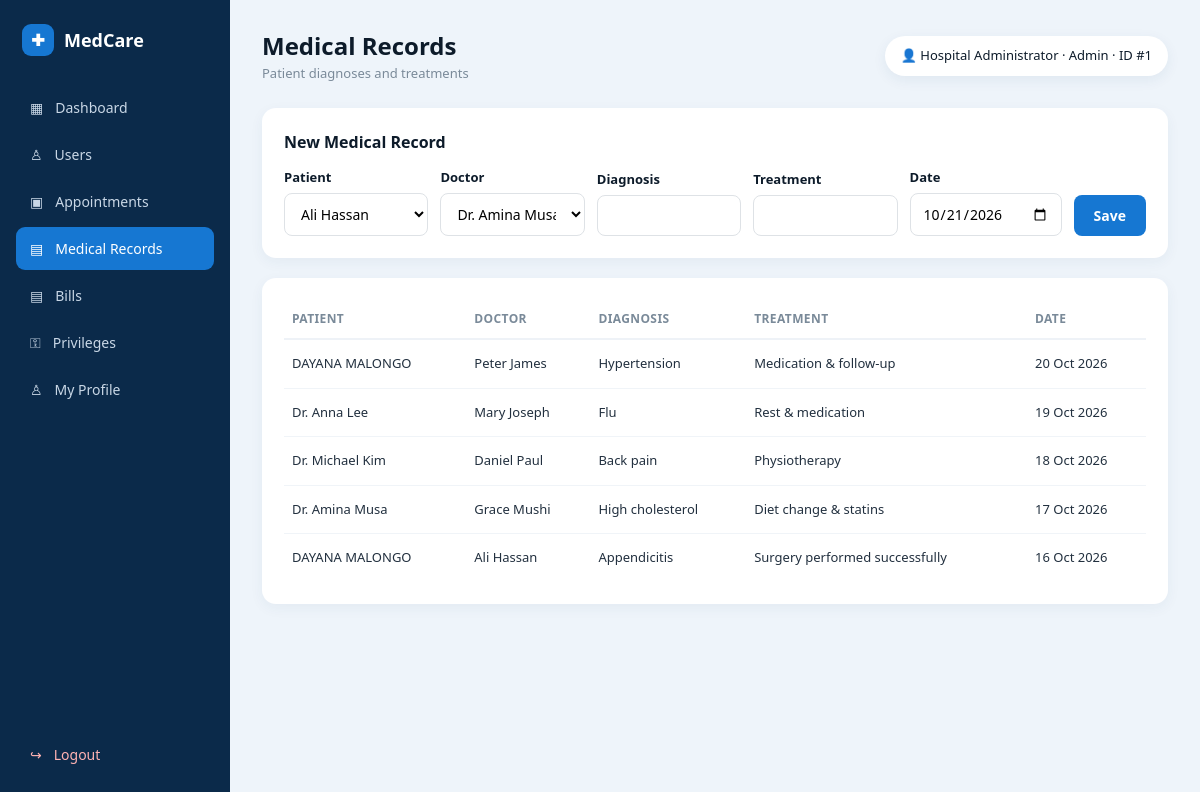
Screenshot of /records.php (signed in) with the database file from the repository.
### tables this page shows
CREATE TABLE `medical_records` (
  `id` int(11) NOT NULL,
  `patient_id` int(11) NOT NULL,
  `doctor_id` int(11) NOT NULL,
  `diagnosis` varchar(255) NOT NULL,
  `treatment` text DEFAULT NULL,
  `record_date` date NOT NULL,
  `created_at` timestamp NOT NULL DEFAULT current_timestamp()
);

CREATE TABLE `users` (
  `id` int(11) NOT NULL,
  `full_name` varchar(150) NOT NULL,
  `email` varchar(150) NOT NULL,
  `phone` varchar(30) NOT NULL,
  `password` varchar(255) NOT NULL,
  `role` enum('ADMIN','DOCTOR','PATIENT') NOT NULL DEFAULT 'PATIENT',
  `specialization` varchar(150) DEFAULT NULL,
  `status` enum('PENDING','APPROVED','REJECTED') NOT NULL DEFAULT 'APPROVED',
  `created_at` timestamp NOT NULL DEFAULT current_timestamp()
);

### db.php (called while the page is built, shortened)
<?php
function e(?string $s): string { return htmlspecialchars((string)$s, ENT_QUOTES, 'UTF-8'); }
function is_logged_in(): bool { return isset($_SESSION['user_id']); }

### access.php (called while the page is built, shortened)
<?php
require_once __DIR__ . '/db.php';
function has_priv(string $perm): bool {
    $role = $_SESSION['role'];
    if ($role === 'ADMIN') return true;
    static $cache = null;
    return !empty($cache[$role][$perm]);
}

### records.php (the view, shortened to what this page needs)
<?php
require __DIR__ . '/db.php';
require __DIR__ . '/layout.php';
$role = $_SESSION['role'];
$uid  = (int)$_SESSION['user_id'];
$name = $_SESSION['user_name'] ?? 'User';
$where = ''; $params = [];
$stmt = $pdo->prepare("SELECT m.*, p.full_name patient, d.full_name doctor
                       FROM medical_records m
                       JOIN users p ON p.id=m.patient_id
                       JOIN users d ON d.id=m.doctor_id
                       $where
                       ORDER BY m.record_date DESC, m.id DESC");
$stmt->execute($params);
$rows = $stmt->fetchAll();
$canCreate = in_array($role, ['ADMIN', 'DOCTOR'], true) && has_priv('records.create');
if ($canCreate) {
    $patients = $pdo->query("SELECT id, full_name FROM users WHERE role='PATIENT' ORDER BY full_name")->fetchAll();
    $doctors  = $pdo->query("SELECT id, full_name FROM users WHERE role='DOCTOR' AND status='APPROVED' ORDER BY full_name")->fetchAll();
}
?>
<!DOCTYPE html><html lang="en"><head>
<link rel="stylesheet" href="style.css">
</head><body><div class="app">
<aside class="sidebar">
  <div class="side-brand"><span class="logo small">✚</span><span>MedCare</span></div>
  <nav><?= nav_html('records') ?></nav>
  <a class="logout" href="logout.php">↪ <span>Logout</span></a>
</aside>
<main class="main">
<header class="topbar">
  <div><h2>Medical Records</h2><p class="muted">Patient diagnoses and treatments</p></div>
  <a class="profile" href="profile.php">👤 <?= e($name) ?> · <?= e(ucfirst(strtolower($role))) ?> · ID #<?= $uid ?></a>
</header>
<?php if ($canCreate): ?>
<div class="panel">
  <h3>New Medical Record</h3>
  <form action="record_save.php" method="POST" class="inline-form"
        style="grid-template-columns:1fr 1fr 1fr 1fr 1fr auto">
    <div><label>Patient</label><select name="patient_id" required>
      <?php foreach ($patients as $p): ?><option value="<?= (int)$p['id'] ?>"><?= e($p['full_name']) ?></option><?php endforeach; ?>
    </select></div>
    <div><label>Doctor</label>
      <?php if ($role === 'DOCTOR'): ?>
        <input value="<?= e($name) ?>" disabled>
      <?php else: ?>
        <select name="doctor_id" required>
          <?php foreach ($doctors as $d): ?><option value="<?= (int)$d['id'] ?>"><?= e($d['full_name']) ?></option><?php endforeach; ?>
        </select>
      <?php endif; ?>
    </div>
    <div><label>Diagnosis</label><input name="diagnosis" required></div>
    <div><label>Treatment</label><input name="treatment"></div>
    <div><label>Date</label><input type="date" name="record_date" value="<?= date('Y-m-d') ?>"></div>
    <button class="primary">Save</button>
  </form>
</div>
<?php endif; ?>
<div class="panel">
<table>
<thead><tr><th>Patient</th><th>Doctor</th><th>Diagnosis</th><th>Treatment</th><th>Date</th></tr></thead>
<tbody>
<?php foreach ($rows as $r): ?>
  <tr>
    <td><?= e($r['patient']) ?></td>
    <td><?= e($r['doctor']) ?></td>
    <td><?= e($r['diagnosis']) ?></td>
    <td><?= e($r['treatment'] ?? '—') ?></td>
    <td><?= date('d M Y', strtotime($r['record_date'])) ?></td>
  </tr>
<?php endforeach; ?>
</tbody></table>
</div>
</main></div></body></html>

### style.css (style rules this page uses)
* { box-sizing:border-box;margin:0;padding:0 }
html,body { height:100% }
body { font-family:'Segoe UI',Tahoma,Geneva,Verdana,sans-serif; background:#eef4fa;color:#0d1b2a;font-size:14px;line-height:1.5; }
a { color:inherit;text-decoration:none }
input,select,button,textarea { font-family:inherit;font-size:14px }
.muted { color:#7a8a99;font-size:13px }
button.primary,.primary { background:#1677d2;color:#fff;border:none; padding:11px 20px;border-radius:8px;font-weight:600; cursor:pointer;transition:background .2s;display:inline-block;text-align:center; }
.app { display:grid;grid-template-columns:230px 1fr;min-height:100vh }
.sidebar { background:#0b2a4a;color:#c9d7e6;padding:24px 16px; display:flex;flex-direction:column;gap:6px }
.side-brand { display:flex;align-items:center;gap:10px;color:#fff; font-weight:700;font-size:18px;margin-bottom:24px;padding-left:6px }
.sidebar nav { display:flex;flex-direction:column;gap:4px }
.sidebar .logout { margin-top:auto;display:flex;align-items:center;gap:12px; padding:11px 14px;border-radius:9px;color:#ffb3b3 }
.logo { display:inline-flex;align-items:center;justify-content:center; width:44px;height:44px;border-radius:12px;background:#1677d2; color:#fff;font-weight:700;font-size:22px }
.logo.small { width:32px;height:32px;border-radius:9px;font-size:16px }
.main { padding:28px 32px;overflow-x:auto }
.topbar { display:flex;justify-content:space-between;align-items:center; margin-bottom:24px;flex-wrap:wrap;gap:16px }
.topbar h2 { font-size:24px;color:#0d1b2a }
.profile { display:flex;align-items:center;gap:8px;background:#fff; padding:10px 16px;border-radius:999px;box-shadow:0 4px 14px #1e4d6b12;font-size:13px }
.panel { background:#fff;border-radius:14px;padding:22px; box-shadow:0 4px 14px #1e4d6b0e;margin-bottom:20px }
.panel h3 { font-size:16px;color:#0d1b2a;margin-bottom:14px }
table { width:100%;border-collapse:collapse;font-size:13px }
table thead th { text-align:left;color:#7a8a99;font-weight:600;font-size:12px; text-transform:uppercase;letter-spacing:.4px;padding:10px 8px; border-bottom:2px solid #eef2f7 }
table tbody td { padding:14px 8px;border-bottom:1px solid #f0f4f8;color:#22303f }
table tbody tr:last-child td { border-bottom:none }
.inline-form { display:grid;gap:12px;align-items:end }
.inline-form label { display:block;font-size:13px;font-weight:600; margin-bottom:6px;color:#0d1b2a }
.inline-form input,.inline-form select { width:100%;border:1px solid #dee2e6; border-radius:8px;padding:10px 12px;outline:none;background:#fff }

### rows the page displays
medical_records: patient.full_name "DAYANA MALONGO", doctor.full_name "Peter James", diagnosis "Hypertension", treatment "Medication & follow-up", record_date "20 Oct 2026"
medical_records: patient.full_name "Dr. Anna Lee", doctor.full_name "Mary Joseph", diagnosis "Flu", treatment "Rest & medication", record_date "19 Oct 2026"
medical_records: patient.full_name "Dr. Michael Kim", doctor.full_name "Daniel Paul", diagnosis "Back pain", treatment "Physiotherapy", record_date "18 Oct 2026"
medical_records: patient.full_name "Dr. Amina Musa", doctor.full_name "Grace Mushi", diagnosis "High cholesterol", treatment "Diet change & statins", record_date "17 Oct 2026"
medical_records: patient.full_name "DAYANA MALONGO", doctor.full_name "Ali Hassan", diagnosis "Appendicitis", treatment "Surgery performed successfully", record_date "16 Oct 2026"

### other values shown
$icon "▦"
$label "Dashboard"
$icon "♙"
$label "Users"
$icon "▣"
$label "Appointments"
$icon "▤"
$label "Medical Records"
$label "Bills"
$icon "⚿"
$label "Privileges"
$label "My Profile"
$name "Hospital Administrator"
$role "Admin"
$uid "1"
